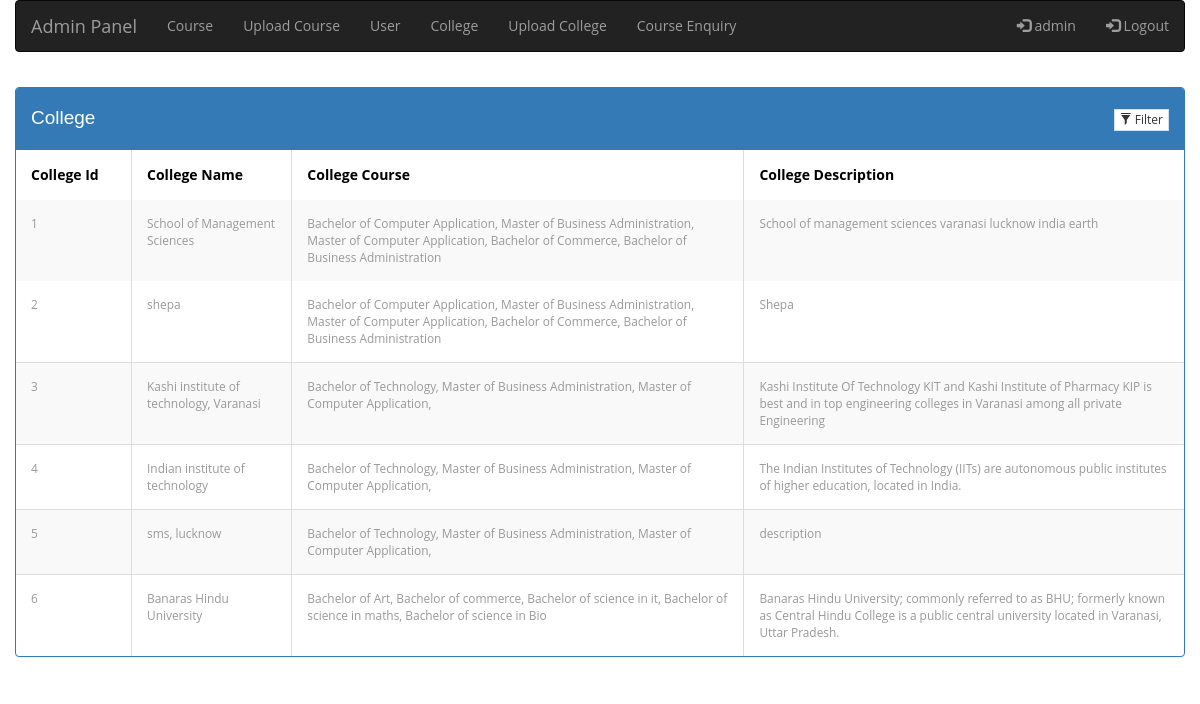
The page /admin/college.php (signed in) on the database its author committed.
### tables this page shows
CREATE TABLE IF NOT EXISTS `college` (
  `college_id` int(11) NOT NULL,
  `college_name` varchar(500) NOT NULL,
  `college_course` varchar(500) NOT NULL,
  `college_description` varchar(5000) NOT NULL
);

### admin/college.php (the view, shortened to what this page needs)
<?php
include('../connect.php');
?>
<!DOCTYPE html>
<html lang="en">
<head>
<link href="css/bootstrap.css" rel="stylesheet" type="text/css" media="all" />
<link href="css/style.css" rel="stylesheet" type="text/css" media="all" />
</head>
<body>
        <?php include('admin_header.php'); ?>
 <div class="container">
    <div class="row">
        <div class="panel panel-primary filterable">
            <div class="panel-heading">
                <h3 class="panel-title">College</h3>
                <div class="pull-right">
                    <button class="btn btn-default btn-xs btn-filter"><span class="glyphicon glyphicon-filter"></span> Filter</button>
                </div>
            </div>
            <table class="table table-bordered table-striped">
                <thead>
                    <tr class="filters">
                        <th><input type="text" class="form-control" placeholder="College Id" disabled></th>
                        <th><input type="text" class="form-control" placeholder="College Name" disabled></th>
                        <th><input type="text" class="form-control" placeholder="College Course" disabled></th>
                        <th><input type="text" class="form-control" placeholder="College Description" disabled></th>
                    </tr>
                </thead>
                <tbody>
                <?php
				$query=mysqli_query($con," select * from college");
				while ($row=mysqli_fetch_array($query)){
                   echo ' <tr>
                        <td>'.$row['college_id'].'</td>
                        <td>'.$row['college_name'].'</td>
                        <td>'.$row['college_course'].'</td>
                        <td>'.$row['college_description'].'</td>
                    </tr>';
				}
					?>
                </tbody>
            </table>
        </div>
    </div>
</div>
</body>
</html>

### admin/college.php (style rules this page uses)
.filterable { margin-top: 15px; }
.filterable .panel-heading .pull-right { margin-top: -20px; }
.filterable .filters input[disabled] { background-color: transparent; border: none; cursor: auto; box-shadow: none; padding: 0; height: auto; }

### rows shown on the page
college: college_id "1", college_name "School of Management Sciences", college_course "Bachelor of Computer Application, Master of Business Administration, Master of Computer Application, Bachelor of Commerce, Bachelor of Business Administration", college_description "School of management sciences varanasi lucknow india earth"
college: college_id "2", college_name "shepa", college_course "Bachelor of Computer Application, Master of Business Administration, Master of Computer Application, Bachelor of Commerce, Bachelor of Business Administration", college_description "Shepa"
college: college_id "3", college_name "Kashi institute of technology, Varanasi", college_course "Bachelor of Technology, Master of Business Administration, Master of Computer Application,", college_description "Kashi Institute Of Technology KIT and Kashi Institute of Pharmacy KIP is best and in top engineering colleges in Varanasi among all private Engineering"
college: college_id "4", college_name "Indian institute of technology", college_course "Bachelor of Technology, Master of Business Administration, Master of Computer Application,", college_description "The Indian Institutes of Technology (IITs) are autonomous public institutes of higher education, located in India."
college: college_id "5", college_name "sms, lucknow", college_course "Bachelor of Technology, Master of Business Administration, Master of Computer Application,", college_description "description"
college: college_id "6", college_name "Banaras Hindu University", college_course "Bachelor of Art, Bachelor of commerce, Bachelor of science in it, Bachelor of science in maths, Bachelor of science in Bio", college_description "Banaras Hindu University; commonly referred to as BHU; formerly known as Central Hindu College is a public central university located in Varanasi, Uttar Pradesh."

### other values the page prints
$_SESSION['name'] "admin"
